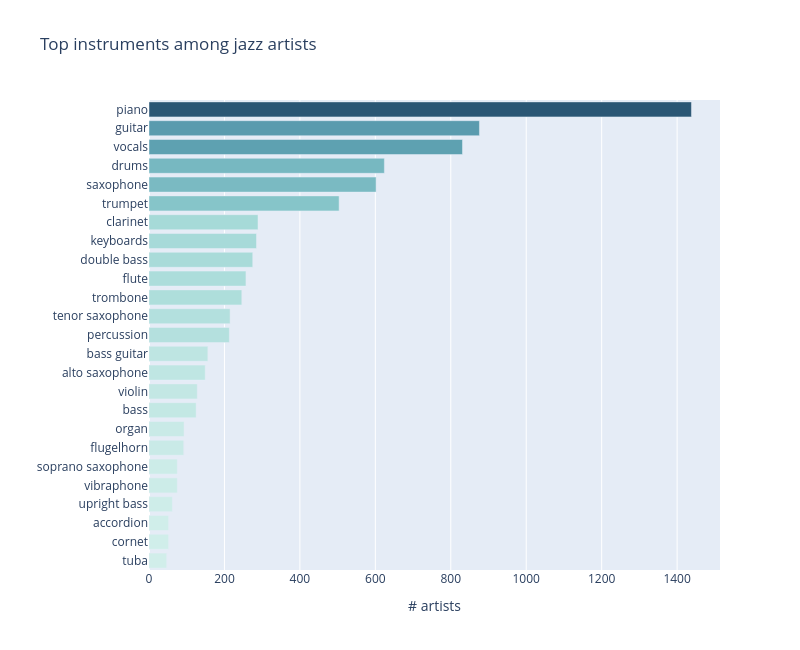

Notebook source saved alongside this figure:
### Code cell
# ── instrument popularity ──────────────────────────────────────────────────
instrument_counts = (
    artists["instruments"]
    .dropna()
    .str.split("|")
    .explode()
    .str.strip()
    .str.lower()
    .str.replace(r"\s+", " ", regex=True)
    .value_counts()
    .head(25)
    .reset_index()
    .rename(columns={"instruments": "instrument", "count": "n_artists"})
)

fig = px.bar(
    instrument_counts,
    x="n_artists", y="instrument",
    orientation="h",
    title="Top instruments among jazz artists",
    color="n_artists",
    color_continuous_scale="Teal",
    labels={"n_artists": "# artists", "instrument": ""},
    width=800, height=650,
)
fig.update_layout(coloraxis_showscale=False, yaxis_autorange="reversed")
fig.show()

### Figure 1 — Plotly figure (JSON) as saved in the notebook; plotly's stock layout.template omitted (floating-point values rounded to 4 significant figures)
{"data": [{"hovertemplate": "# artists=%{marker.color}<br>=%{y}<extra></extra>", "legendgroup": "", "marker": {"color": [1438, 876, 831, 624, 602, 504, 289, 285, 275, 257, 246, 215, 213, 156, 149, 128, 125, 93, 92, 75, 75, 62, 52, 52, 47], "coloraxis": "coloraxis", "pattern": {"shape": ""}}, "name": "", "orientation": "h", "showlegend": false, "textposition": "auto", "type": "bar", "x": [1438, 876, 831, 624, 602, 504, 289, 285, 275, 257, 246, 215, 213, 156, 149, 128, 125, 93, 92, 75, 75, 62, 52, 52, 47], "xaxis": "x", "y": ["piano", "guitar", "vocals", "drums", "saxophone", "trumpet", "clarinet", "keyboards", "double bass", "flute", "trombone", "tenor saxophone", "percussion", "bass guitar", "alto saxophone", "violin", "bass", "organ", "flugelhorn", "soprano saxophone", "vibraphone", "upright bass", "accordion", "cornet", "tuba"], "yaxis": "y"}], "layout": {"barmode": "relative", "coloraxis": {"colorbar": {"title": {"text": "# artists"}}, "colorscale": [[0, "rgb(209, 238, 234)"], [0.1667, "rgb(168, 219, 217)"], [0.3333, "rgb(133, 196, 201)"], [0.5, "rgb(104, 171, 184)"], [0.6667, "rgb(79, 144, 166)"], [0.8333, "rgb(59, 115, 143)"], [1, "rgb(42, 86, 116)"]], "showscale": false}, "height": 650, "legend": {"tracegroupgap": 0}, "title": {"text": "Top instruments among jazz artists"}, "width": 800, "xaxis": {"anchor": "y", "domain": [0, 1], "title": {"text": "# artists"}}, "yaxis": {"anchor": "x", "autorange": "reversed", "domain": [0, 1], "title": {"text": ""}}}}
